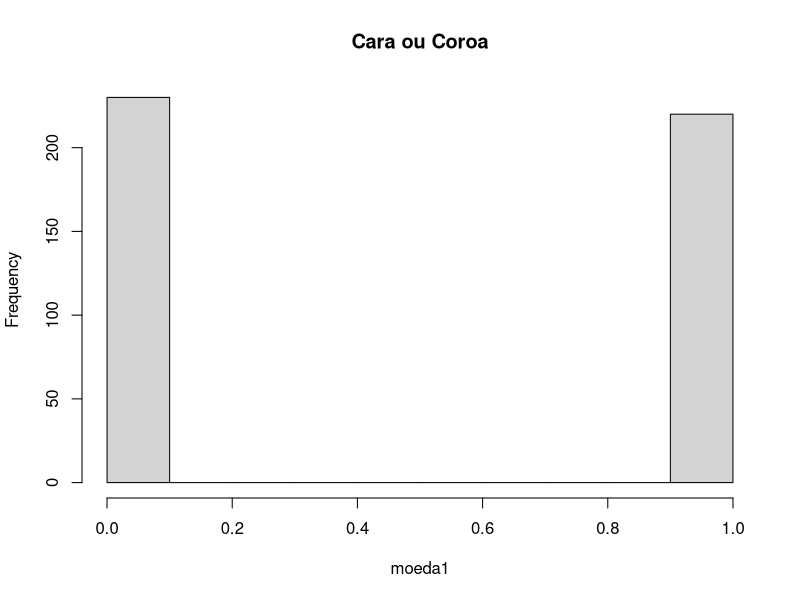
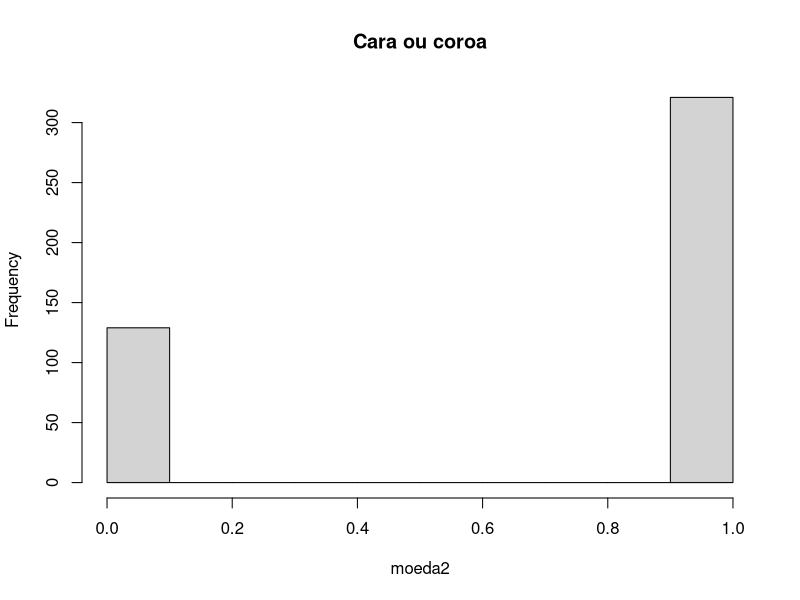

R code for these plots, in order:
qtdLancamento = 450
moeda1 = rbinom(qtdLancamento, 1 , 0.5)

moeda1.f = factor(moeda1, levels=c(0,1) , labels=c('Cara', 'Coroa'),
                  ordered = TRUE)

table(moeda1.f)

moeda2 = rbinom(qtdLancamento, 1, 0.7)

moeda2.f = factor(moeda2,levels=c(0,1), labels=c('Coroa', 'Cara'),
                  ordered = TRUE)

table(moeda2.f)

hist(moeda1, main='Cara ou Coroa')

# O número de vezes que cara foi maior que o número de vezes que caiu coroa

hist(moeda2, main = 'Cara ou coroa')

# O número de vezes que caiu cara foi o dobro de vezes que coroa
